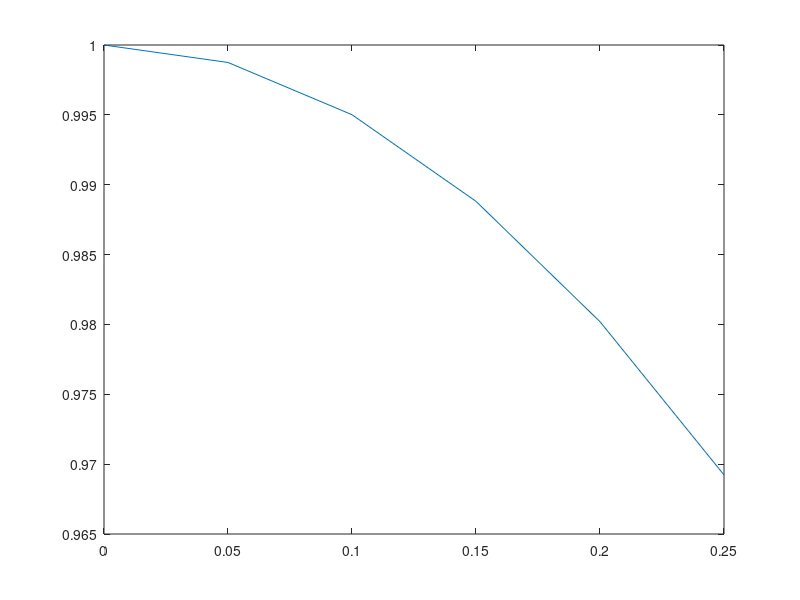

The MATLAB script that drew this image:
clc
clear all
close all
h=0.05;
x=[0:h:0.25]; % formation of x matrix
f=@(x,y) -x*y; % unknown function
n=length(x);
y=zeros(1,n);
y(1)=1;
% algo
for i=1:n-1
    s1=f(x(i),y(i));
    s2=f(x(i)+h,y(i)+h*s1);
    y(i+1)=y(i)+h*((s1+s2)/2);
end
plot(x,y)